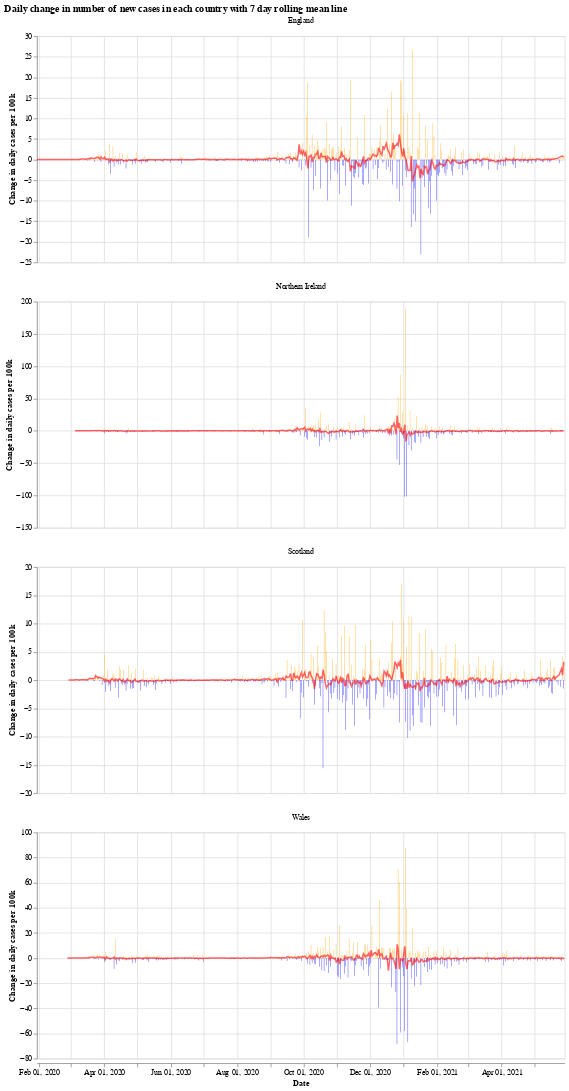

This figure's notebook cell:
### Markdown cell above
We will use the Python library `Altair` for visualising the data, see the [altair docs](https://altair-viz.github.io/) for more information.

First we have a graph which shows the daily change in the number of new cases for each country. This number jumps up and down all over the place, which is likely due to delay in reporting of new cases over the weekend. Another interesting thing is that it looks like the daily cases in Wales experienced a much shorter period of calm over the summer (calm in the sense of daily cases not jumping up and down).

The orange bars are days when the number of new cases (per 100k population) was more than the previous day, while the blue are days when the number of new cases dropped. The red line is the 7 day moving average. 

When the moving average line is below 0, it means that there is a consistent drop in new cases. We can see this clearly happening around the times that lockdowns were introduced (though, to varying degrees). I will update the graphs soon with a marker of when each lockdown started.

### Code cell
# collapse
import altair as alt

bars = alt.Chart(uk_cases).mark_bar().encode(
    x=alt.X("yearmonthdate(date):T", axis=alt.Axis(title='Date')),
    y=alt.Y("casesChangeRate:Q", axis=alt.Axis(title='Change in daily cases per 100k')),
    tooltip='casesChange',
    color=alt.condition(
        alt.datum.casesChangeRate > 0,
        alt.value("orange"),  # The positive color
        alt.value("blue")  # The negative color
    )
).properties(title='Daily change in number of new cases with 7 day rolling mean',width=700).interactive()

line = alt.Chart(uk_cases).mark_line(
    color='red',
    size=2,
    opacity=0.6
).transform_window(
    rolling_mean='mean(casesChangeRate)',
    frame=[0, 7],
    groupby=['areaName']
).encode(
    x='yearmonthdate(date):T',
    y='rolling_mean:Q'
)

alt.layer(bars, line, data=uk_cases).facet(alt.Column(
    'areaName', title=''), columns=1).resolve_scale(y='independent').properties(title='Daily change in number of new cases in each country with 7 day rolling mean line')

### Figure 1 — Vega-Lite specification as saved in the notebook (floating-point values rounded to 4 significant figures; data arrays with more than 128 entries replaced by an {"elided": "..."} marker saying what was removed)
{"config": {"view": {"continuousWidth": 400, "continuousHeight": 300}}, "data": {"name": "data-c4c6cb0f8d7c1cee9ff559c2c1765b74"}, "facet": {"type": "nominal", "field": "areaName", "title": ""}, "spec": {"layer": [{"mark": "bar", "encoding": {"color": {"condition": {"value": "orange", "test": "(datum.casesChangeRate > 0)"}, "value": "blue"}, "tooltip": {"type": "quantitative", "field": "casesChange"}, "x": {"type": "temporal", "axis": {"title": "Date"}, "field": "date", "timeUnit": "yearmonthdate"}, "y": {"type": "quantitative", "axis": {"title": "Change in daily cases per 100k"}, "field": "casesChangeRate"}}, "selection": {"selector001": {"type": "interval", "bind": "scales", "encodings": ["x", "y"]}}, "title": "Daily change in number of new cases with 7 day rolling mean", "width": 700}, {"mark": {"type": "line", "color": "red", "opacity": 0.6, "size": 2}, "encoding": {"x": {"type": "temporal", "field": "date", "timeUnit": "yearmonthdate"}, "y": {"type": "quantitative", "field": "rolling_mean"}}, "transform": [{"window": [{"op": "mean", "field": "casesChangeRate", "as": "rolling_mean"}], "frame": [0, 7], "groupby": ["areaName"]}]}]}, "columns": 1, "resolve": {"scale": {"y": "independent"}}, "title": "Daily change in number of new cases in each country with 7 day rolling mean line", "$schema": "https://vega.github.io/schema/vega-lite/v4.8.1.json", "datasets": {"data-c4c6cb0f8d7c1cee9ff559c2c1765b74": {"elided": "1848 records"}}}
